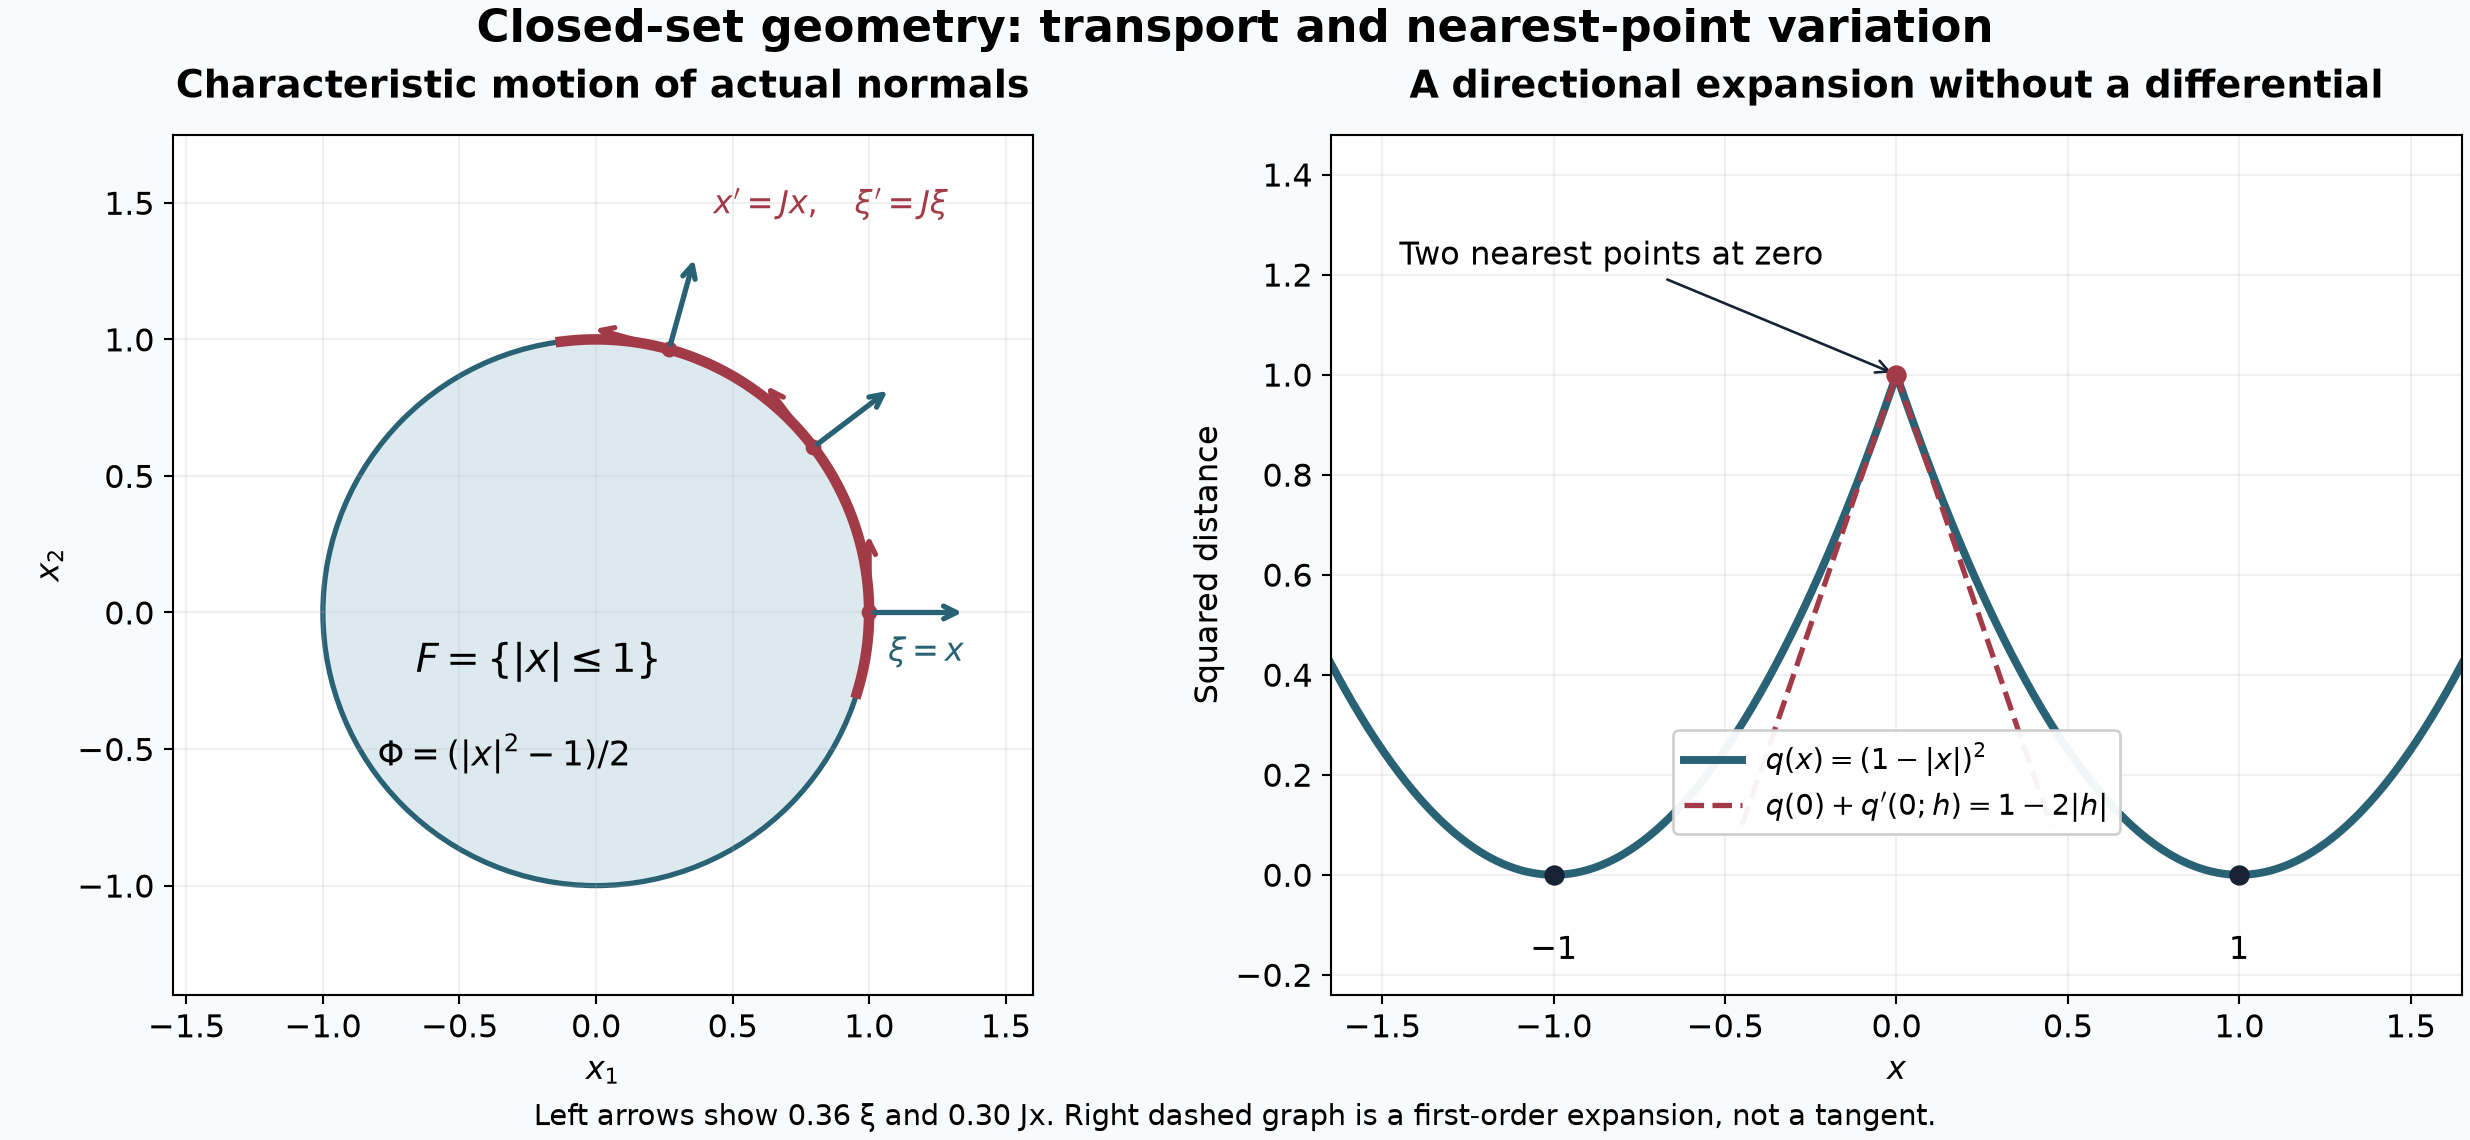

The Python source for this figure:
"""Exact closed-set examples from AN01-U086 Exercises 1–2. CC0."""
from pathlib import Path
import numpy as np
import matplotlib
matplotlib.use('Agg')
import matplotlib.pyplot as plt
from matplotlib.patches import Circle
plt.rcParams.update({'font.family':'DejaVu Sans','font.size':12,'svg.fonttype':'none'})
fig,axs=plt.subplots(1,2,figsize=(13,6),layout='constrained')
fig.set_facecolor('#f8fafc')
ax=axs[0];ax.set_aspect('equal')
ax.add_patch(Circle((0,0),1,facecolor='#dce9ef',edgecolor='#286274',lw=2))
t=np.linspace(-.3,1.7,300)
ax.plot(np.cos(t),np.sin(t),color='#a23b47',lw=4)
for a in [0,.65,1.3]:
 x=np.array([np.cos(a),np.sin(a)]);tangent=np.array([-x[1],x[0]])
 ax.plot(*x,'o',color='#a23b47',ms=5)
 ax.annotate('',xy=x+.36*x,xytext=x,arrowprops={'arrowstyle':'->','lw':2,'color':'#286274'})
 ax.annotate('',xy=x+.30*tangent,xytext=x,arrowprops={'arrowstyle':'->','lw':2,'color':'#a23b47'})
ax.text(-.66,-.22,r'$F=\{|x|\leq 1\}$',fontsize=15)
ax.text(-.80,-.56,r'$\Phi=(|x|^2-1)/2$',fontsize=13)
ax.text(1.07,-.18,r'$\xi=x$',color='#286274')
ax.text(.43,1.46,r'$x^\prime=Jx,\quad \xi^\prime=J\xi$',color='#a23b47')
ax.set(xlim=(-1.55,1.6),ylim=(-1.4,1.75),xlabel=r'$x_1$',ylabel=r'$x_2$')
ax.set_title('Characteristic motion of actual normals',pad=14,fontweight='bold')
ax.grid(alpha=.18)
ax=axs[1]
x=np.linspace(-1.65,1.65,601)
ax.plot(x,(1-np.abs(x))**2,lw=3,color='#286274',label=r'$q(x)=(1-|x|)^2$')
h=np.linspace(-.45,.45,101)
ax.plot(h,1-2*np.abs(h),'--',color='#a23b47',lw=2,label=r'$q(0)+q^\prime(0;h)=1-2|h|$')
ax.scatter([-1,1],[0,0],color='#172334',s=45,zorder=4)
ax.scatter([0],[1],color='#a23b47',s=45,zorder=4)
ax.annotate('Two nearest points at zero',xy=(0,1),xytext=(-1.45,1.22),arrowprops={'arrowstyle':'->','color':'#172334'},fontsize=12)
ax.text(-1,-.17,r'$-1$',ha='center');ax.text(1,-.17,r'$1$',ha='center')
ax.set(xlim=(-1.65,1.65),ylim=(-.24,1.48),xlabel=r'$x$',ylabel='Squared distance')
ax.set_title('A directional expansion without a differential',pad=14,fontweight='bold')
ax.legend(loc='lower center',bbox_to_anchor=(.5,.17),fontsize=11,framealpha=.95)
ax.grid(alpha=.18)
fig.suptitle('Closed-set geometry: transport and nearest-point variation',fontsize=17,fontweight='bold')
fig.supxlabel('Left arrows show 0.36 ξ and 0.30 Jx. Right dashed graph is a first-order expansion, not a tangent.',fontsize=11)
out=Path(__file__).with_suffix('')
fig.savefig(out.with_suffix('.png'),dpi=190)
fig.savefig(out.with_suffix('.svg'))
svg=out.with_suffix('.svg');svg.write_text('\n'.join(l.rstrip() for l in svg.read_text().splitlines())+'\n')
